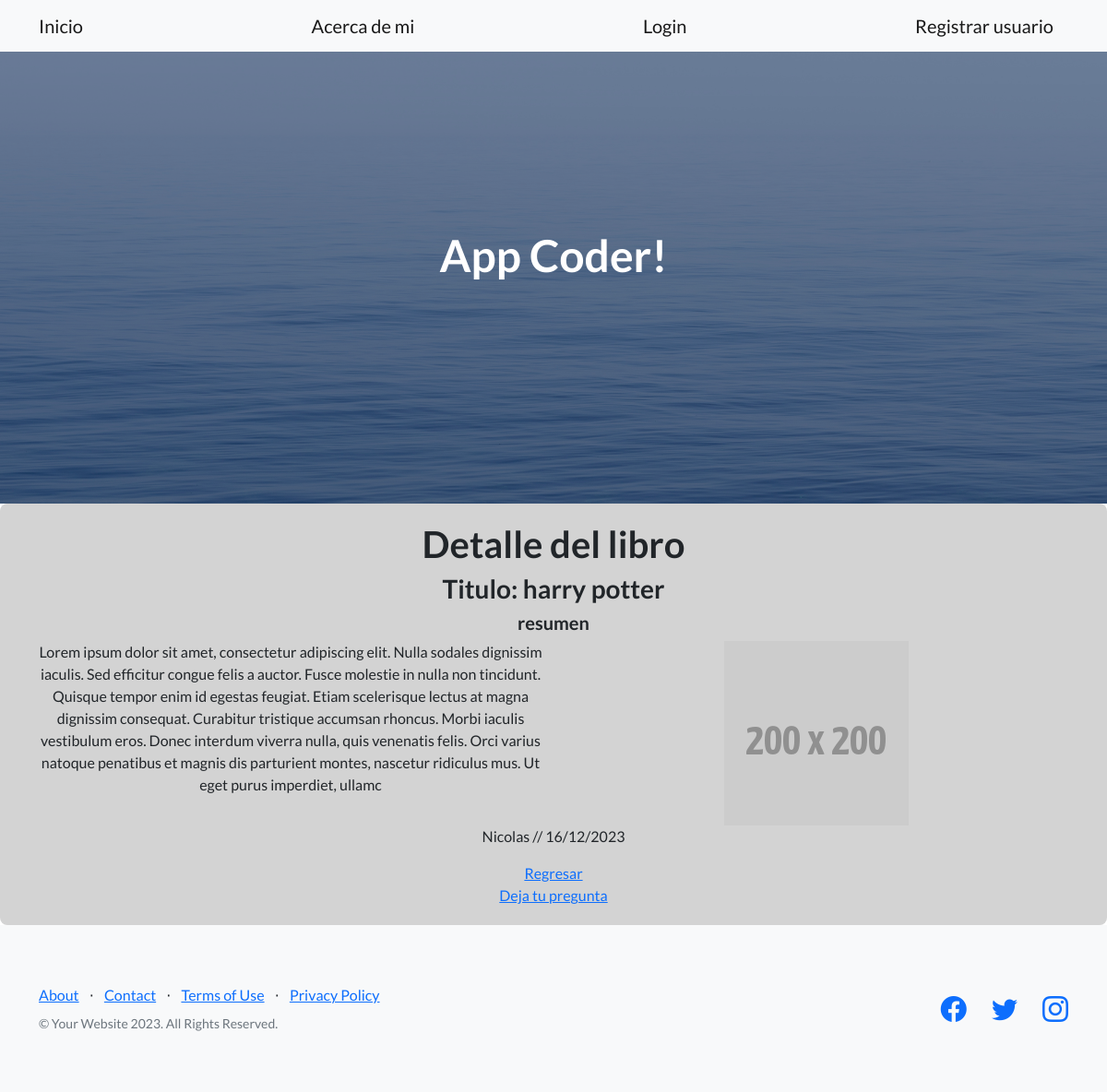
Screenshot of /AppCoder/libro/1 with the database file from the repository.
### AppCoder/models.py (models this page shows)
class libros(models.Model):
    titulo = models.CharField(max_length=100)
    subtitulo = models.CharField(max_length=100)
    cuerpo = models.CharField(max_length=500)
    autor = models.CharField(max_length=100)
    fecha = models.CharField(max_length=100)
    imagen = models.FileField(upload_to="media/posts", null=True, blank=True)

### AppCoder/views.py (the view)
# urls.py: path("libro/<int:id>", libro, name="libro"),
def libro(request, id):
    data = {
        "libros" : libros.objects.get(id=id)
    }
    return render(request, "AppCoder/libro.html", data)

### AppCoder/templates/AppCoder/libro.html (shortened to what this page needs)
{% extends "AppCoder/padre.html" %}
{% block contenidoQueCambia %}
<div class="libro">
    <h1>Detalle del libro</h1>
    <h3>Titulo: {{ libros.titulo }}</h3>
    <h5>{{ libros.subtitulo }}</h5>
    <div class="container">
        <div class="row elementos">
            <div class="col-6">
                <p>{{ libros.cuerpo }}</p>
            </div>
            <div class="col-6">
                {% if libros.imagen %}
                <img src="../../{{ libros.imagen }}" alt="img"/>
                {% endif %}
            </div>
        </div>
        <p>{{ libros.autor }} // {{ libros.fecha }}</p>
    </div>
    <a href="{% url 'AppCoder:leer_todo' %}">Regresar</a>
    <br>
    <a href="{% url 'AppCoder:preguntar_libro' libros.id%}">Deja tu pregunta</a>
</div>
{% endblock %}

### AppCoder/templates/AppCoder/libro.html (style rules this page uses)
.libro { background-color: lightgray; padding: 20px; border-radius: 8px; text-align: center; }
.elementos { display: flex; text-align: center; justify-content: center; }

### rows the page displays
libros: titulo "harry potter", subtitulo "resumen", cuerpo "Lorem ipsum dolor sit amet, consectetur adipiscing elit. Nulla sodales dignissim iaculis. Sed efficitur congue felis a auctor. Fusce molestie in nulla non tincidunt. Quisque tempor enim id egestas feugiat. Etiam scelerisque lectus at magna dignissim consequat. Curabitur tristique accumsan rhoncus. Morbi iaculis vestibulum eros. Donec interdum viverra nulla, quis venenatis felis. Orci varius natoque penatibus et magnis dis parturient montes, nascetur ridiculus mus. Ut eget purus imperdiet, ullamc", imagen (picture), autor "Nicolas", fecha "16/12/2023"
